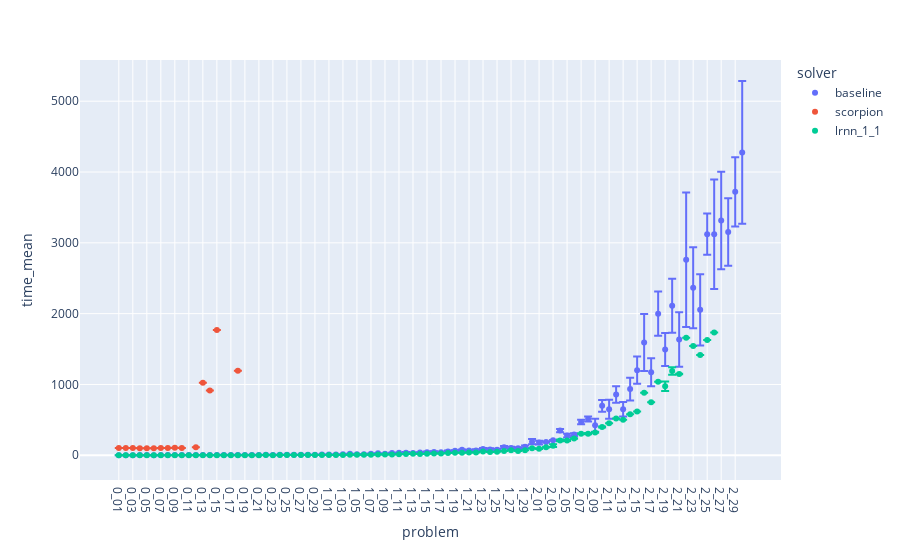
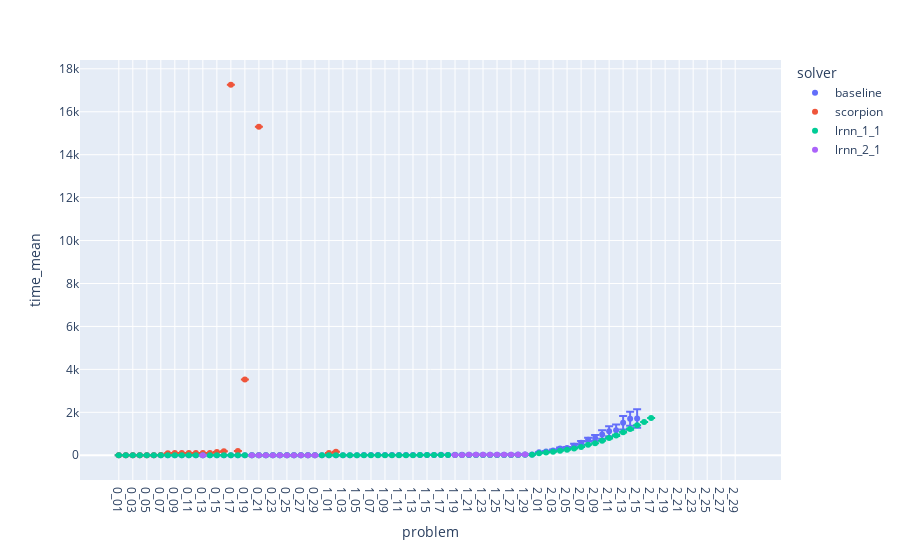
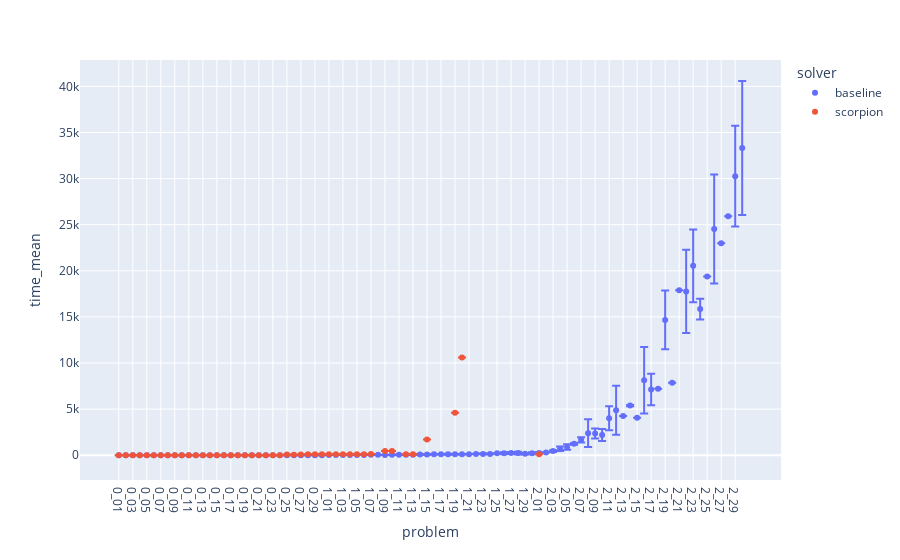
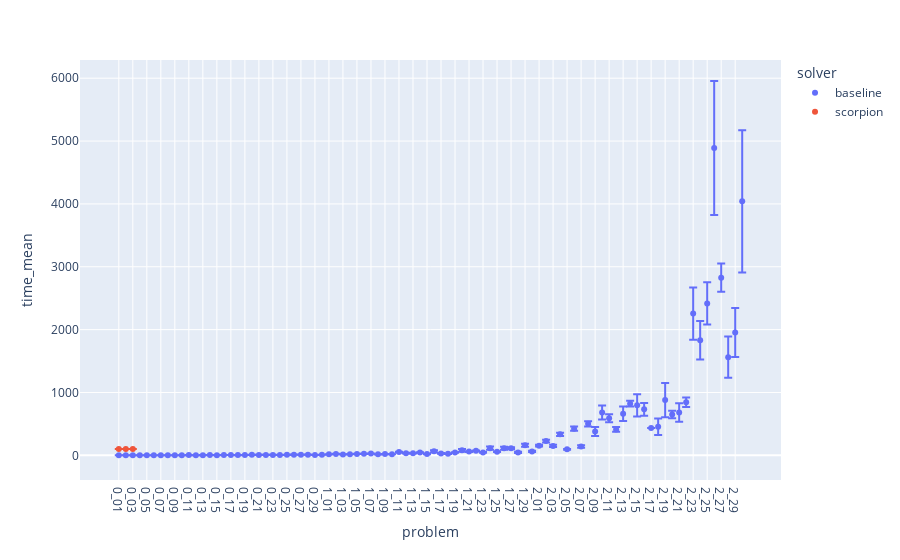

These figures' notebook cell, in order:
### Code cell
plot_domains("time")

### Figure 1 — Plotly figure (JSON) as saved in the notebook; plotly's stock layout.template omitted (floating-point values rounded to 4 significant figures)
{"data": [{"error_y": {"array": [0.04189, 0.1603, 0.1003, 0.2566, 0.2266, 0.08474, 0.3885, 0.2985, 0.2902, 0.07698, 0.5897, 0.2255, 0.4674, 0.3142, 1.214, 1.269, 0.3659, 1.347, 0.5475, 0.6125, 0.6476, 1.757, 0.6086, 0.8537, 0.3893, 0.7931, 0.4942, 0.5571, 0.9141, 0.9802, 0.473, 0.592, 0.4078, 0.6802, 0.4373, 0.9142, 0.8782, 1.007, 1.023, 3.606, 1.587, 9.089, 3.008, 2.742, 8.335, 12.12, 6.977, 13.25, 9.935, 5.836, 10.52, 16.12, 13.47, 18.36, 11.74, 16.17, 14.61, 13.47, 19.58, 37.93, 26.56, 6.774, 5.987, 22.82, 26.07, 18.62, 31.83, 35.32, 91.89, 82.41, 133.1, 117.1, 102.7, 161.5, 192.5, 402.5, 197.5, 312.1, 232.3, 380.5, 384.6, 950.0, 572.4, 502.7, 291.7, 773.2, 687.7, 476.4, 488.8, 1008.0]}, "hovertemplate": "solver=baseline<br>problem=%{x}<br>time_mean=%{y}<extra></extra>", "legendgroup": "baseline", "marker": {"color": "#636efa", "symbol": "circle"}, "mode": "markers", "name": "baseline", "orientation": "v", "showlegend": true, "type": "scatter", "x": ["0_01", "0_02", "0_03", "0_04", "0_05", "0_06", "0_07", "0_08", "0_09", "0_10", "0_11", "0_12", "0_13", "0_14", "0_15", "0_16", "0_17", "0_18", "0_19", "0_20", "0_21", "0_22", "0_23", "0_24", "0_25", "0_26", "0_27", "0_28", "0_29", "0_30", "1_01", "1_02", "1_03", "1_04", "1_05", "1_06", "1_07", "1_08", "1_09", "1_10", "1_11", "1_12", "1_13", "1_14", "1_15", "1_16", "1_17", "1_18", "1_19", "1_20", "1_21", "1_22", "1_23", "1_24", "1_25", "1_26", "1_27", "1_28", "1_29", "1_30", "2_01", "2_02", "2_03", "2_04", "2_05", "2_06", "2_07", "2_08", "2_09", "2_10", "2_11", "2_12", "2_13", "2_14", "2_15", "2_16", "2_17", "2_18", "2_19", "2_20", "2_21", "2_22", "2_23", "2_24", "2_25", "2_26", "2_27", "2_28", "2_29", "2_30"], "xaxis": "x", "y": [1.617, 1.921, 1.803, 2.184, 2.222, 2.06, 2.174, 3.397, 2.755, 3.025, 3.566, 2.84, 3.728, 3.442, 4.226, 4.431, 4.541, 4.64, 4.609, 5.082, 4.455, 6.656, 5.042, 6.883, 8.007, 7.23, 6.194, 7.564, 7.962, 9.843, 11.78, 11.15, 14.37, 22.16, 14.85, 13.33, 22.44, 27.74, 20.54, 32.77, 34.39, 35.76, 33.04, 38.3, 43.96, 44.61, 43.73, 54.16, 62.2, 76.71, 65.72, 68.82, 88.44, 81.39, 78.76, 114.2, 104.3, 99.28, 118.9, 192.4, 178.9, 187.6, 210.8, 348.7, 278.1, 292.3, 470.4, 513.8, 422.6, 698.1, 649.7, 858.8, 648.6, 934.9, 1201.0, 1593.0, 1173.0, 2000.0, 1493.0, 2112.0, 1634.0, 2761.0, 2366.0, 2055.0, 3122.0, 3120.0, 3315.0, 3152.0, 3721.0, 4277.0], "yaxis": "y"}, {"error_y": {"array": [null, null, null, null, null, null, null, null, null, null, null, null, null, null, null, null, null, null, null, null, null, null, null, null, null, null, null, null, null, null, null, null, null, null, null, null, null, null, null, null, null, null, null, null, null, null, null, null, null, null, null, null, null, null, null, null, null, null, null, null, null, null, null, null, null, null, null, null, null, null, null, null, null, null, null, null, null, null, null, null, null, null, null, null, null, null, null, null, null, null]}, "hovertemplate": "solver=scorpion<br>problem=%{x}<br>time_mean=%{y}<extra></extra>", "legendgroup": "scorpion", "marker": {"color": "#EF553B", "symbol": "circle"}, "mode": "markers", "name": "scorpion", "orientation": "v", "showlegend": true, "type": "scatter", "x": ["0_01", "0_02", "0_03", "0_04", "0_05", "0_06", "0_07", "0_08", "0_09", "0_10", "0_11", "0_12", "0_13", "0_14", "0_15", "0_16", "0_17", "0_18", "0_19", "0_20", "0_21", "0_22", "0_23", "0_24", "0_25", "0_26", "0_27", "0_28", "0_29", "0_30", "1_01", "1_02", "1_03", "1_04", "1_05", "1_06", "1_07", "1_08", "1_09", "1_10", "1_11", "1_12", "1_13", "1_14", "1_15", "1_16", "1_17", "1_18", "1_19", "1_20", "1_21", "1_22", "1_23", "1_24", "1_25", "1_26", "1_27", "1_28", "1_29", "1_30", "2_01", "2_02", "2_03", "2_04", "2_05", "2_06", "2_07", "2_08", "2_09", "2_10", "2_11", "2_12", "2_13", "2_14", "2_15", "2_16", "2_17", "2_18", "2_19", "2_20", "2_21", "2_22", "2_23", "2_24", "2_25", "2_26", "2_27", "2_28", "2_29", "2_30"], "xaxis": "x", "y": [102.1, 102.6, 103.8, 100.1, 100.3, 100.9, 102.0, 102.3, 106.4, 102.1, null, 112.8, 1025.0, 915.6, 1769.0, null, null, 1194.0, null, null, null, null, null, null, null, null, null, null, null, null, null, null, null, null, null, null, null, null, null, null, null, null, null, null, null, null, null, null, null, null, null, null, null, null, null, null, null, null, null, null, null, null, null, null, null, null, null, null, null, null, null, null, null, null, null, null, null, null, null, null, null, null, null, null, null, null, null, null, null, null], "yaxis": "y"}, {"error_y": {"array": [0.04618, 0.07401, 0.003283, 0.01523, 0.003542, 0.04004, 0.01528, 0.1135, 0.1457, 0.03134, null, null, null, null, null, null, null, null, null, 0.08722, 0.06285, 0.09552, 0.1526, 0.1011, null, null, null, null, null, null, 0.1871, 0.05255, 0.1453, 0.5223, 0.04536, 0.00174, 0.2692, 1.726, 0.03888, 0.1747, null, null, null, null, null, null, null, null, null, 0.1773, 0.05557, 1.368, 0.8666, 0.06867, null, null, null, null, null, null, 3.854, 3.208, 20.3, 13.07, 7.118, 4.044, 4.364, 8.541, 5.5, 6.976, null, null, null, null, null, null, null, null, 66.31, 53.58, 2.32, null, null, null, null, null]}, "hovertemplate": "solver=lrnn_1_1<br>problem=%{x}<br>time_mean=%{y}<extra></extra>", "legendgroup": "lrnn_1_1", "marker": {"color": "#00cc96", "symbol": "circle"}, "mode": "markers", "name": "lrnn_1_1", "orientation": "v", "showlegend": true, "type": "scatter", "x": ["0_01", "0_02", "0_03", "0_04", "0_05", "0_06", "0_07", "0_08", "0_09", "0_10", "0_11", "0_12", "0_13", "0_14", "0_15", "0_16", "0_17", "0_18", "0_19", "0_20", "0_21", "0_22", "0_23", "0_24", "0_25", "0_26", "0_27", "0_28", "0_29", "0_30", "1_01", "1_02", "1_03", "1_04", "1_05", "1_06", "1_07", "1_08", "1_09", "1_10", "1_11", "1_12", "1_13", "1_14", "1_15", "1_16", "1_17", "1_18", "1_19", "1_20", "1_21", "1_22", "1_23", "1_24", "1_25", "1_26", "1_27", "1_28", "1_29", "1_30", "2_01", "2_02", "2_03", "2_04", "2_05", "2_06", "2_07", "2_08", "2_09", "2_10", "2_11", "2_12", "2_13", "2_14", "2_15", "2_16", "2_17", "2_18", "2_19", "2_20", "2_21", "2_22", "2_23", "2_24", "2_25", "2_26"], "xaxis": "x", "y": [0.3928, 0.3296, 0.547, 0.5327, 0.6206, 0.6049, 0.7546, 0.7757, 0.8836, 0.8757, 1.19, 0.9285, 1.223, 1.433, 1.3, 1.466, 1.574, 1.655, 1.659, 1.59, 1.652, 2.243, 1.86, 2.558, 2.695, 2.392, 2.138, 2.781, 2.384, 3.047, 4.073, 4.476, 4.751, 7.294, 6.774, 6.948, 8.888, 12.68, 11.0, 12.15, 15.27, 18.67, 20.75, 18.45, 21.28, 24.72, 24.83, 31.45, 36.32, 35.71, 38.25, 40.53, 53.51, 46.07, 49.84, 61.92, 70.14, 60.08, 69.71, 98.2, 92.3, 113.2, 135.5, 210.3, 208.3, 238.0, 303.3, 304.8, 322.1, 399.0, 453.0, 519.0, 501.9, 580.6, 618.8, 882.9, 748.6, 1037.0, 974.9, 1191.0, 1148.0, 1660.0, 1543.0, 1417.0, 1626.0, 1734.0], "yaxis": "y"}], "layout": {"legend": {"title": {"text": "solver"}, "tracegroupgap": 0}, "margin": {"t": 60}, "xaxis": {"anchor": "y", "domain": [0, 1], "title": {"text": "problem"}}, "yaxis": {"anchor": "x", "domain": [0, 1], "title": {"text": "time_mean"}}}}

### Figure 2 — Plotly figure (JSON) as saved in the notebook; plotly's stock layout.template omitted (floating-point values rounded to 4 significant figures)
{"data": [{"error_y": {"array": [0.2148, 0.1274, 0.1457, 0.1875, 0.1152, 0.1134, 0.09375, 0.3343, 0.1729, 0.1913, 0.3102, 0.5189, 0.3613, 0.2545, 0.2526, 0.7859, 0.6413, 0.312, 0.3856, 0.3754, 0.9424, 0.07178, 0.1218, 0.519, 0.2314, 0.3545, 0.2644, 1.0, 0.3535, 0.6208, 0.4175, 0.3122, 0.7834, 0.5071, 0.5396, 0.5971, 0.9104, 1.332, 1.001, 1.402, 1.889, 2.401, 2.256, 2.362, 2.494, 4.536, 3.557, 4.555, 3.999, 2.112, 3.83, 2.027, 3.845, 2.852, 3.322, 3.531, 3.067, 5.494, 2.246, 4.789, 13.08, 23.08, 38.47, 47.68, 44.2, 96.14, 90.08, 85.47, 135.3, 202.4, 230.9, 263.3, 315.0, 329.1, 427.3, null, null, null, null, null, null, null, null, null, null, null, null, null, null, null]}, "hovertemplate": "solver=baseline<br>problem=%{x}<br>time_mean=%{y}<extra></extra>", "legendgroup": "baseline", "marker": {"color": "#636efa", "symbol": "circle"}, "mode": "markers", "name": "baseline", "orientation": "v", "showlegend": true, "type": "scatter", "x": ["0_01", "0_02", "0_03", "0_04", "0_05", "0_06", "0_07", "0_08", "0_09", "0_10", "0_11", "0_12", "0_13", "0_14", "0_15", "0_16", "0_17", "0_18", "0_19", "0_20", "0_21", "0_22", "0_23", "0_24", "0_25", "0_26", "0_27", "0_28", "0_29", "0_30", "1_01", "1_02", "1_03", "1_04", "1_05", "1_06", "1_07", "1_08", "1_09", "1_10", "1_11", "1_12", "1_13", "1_14", "1_15", "1_16", "1_17", "1_18", "1_19", "1_20", "1_21", "1_22", "1_23", "1_24", "1_25", "1_26", "1_27", "1_28", "1_29", "1_30", "2_01", "2_02", "2_03", "2_04", "2_05", "2_06", "2_07", "2_08", "2_09", "2_10", "2_11", "2_12", "2_13", "2_14", "2_15", "2_16", "2_17", "2_18", "2_19", "2_20", "2_21", "2_22", "2_23", "2_24", "2_25", "2_26", "2_27", "2_28", "2_29", "2_30"], "xaxis": "x", "y": [1.301, 1.216, 1.391, 1.622, 1.555, 1.805, 1.648, 2.116, 2.009, 2.116, 2.307, 2.442, 2.383, 2.325, 2.707, 3.16, 3.026, 2.571, 2.87, 3.001, 3.46, 2.719, 3.57, 3.851, 3.501, 3.987, 3.808, 5.099, 4.477, 4.763, 2.956, 3.446, 4.356, 5.371, 5.439, 6.74, 7.823, 8.974, 9.628, 11.75, 12.15, 13.09, 14.07, 15.02, 16.26, 16.79, 18.35, 17.36, 19.25, 19.58, 22.85, 19.52, 24.99, 25.86, 23.31, 27.06, 27.01, 29.77, 32.43, 31.4, 137.9, 177.1, 226.9, 311.8, 342.5, 441.4, 578.6, 725.2, 809.1, 967.5, 1115.0, 1165.0, 1514.0, 1701.0, 1714.0, null, null, null, null, null, null, null, null, null, null, null, null, null, null, null], "yaxis": "y"}, {"error_y": {"array": [null, null, null, null, null, null, null, null, null, null, null, null, null, null, null, null, null, null, null, null, null, null, null, null, null, null, null, null, null, null, null, null, null, null, null, null, null, null, null, null, null, null, null, null, null, null, null, null, null, null, null, null, null, null, null, null, null, null, null, null, null, null, null, null, null, null, null, null, null, null, null, null, null, null, null, null, null, null, null, null, null, null, null, null, null, null, null, null, null, null]}, "hovertemplate": "solver=scorpion<br>problem=%{x}<br>time_mean=%{y}<extra></extra>", "legendgroup": "scorpion", "marker": {"color": "#EF553B", "symbol": "circle"}, "mode": "markers", "name": "scorpion", "orientation": "v", "showlegend": true, "type": "scatter", "x": ["0_01", "0_02", "0_03", "0_04", "0_05", "0_06", "0_07", "0_08", "0_09", "0_10", "0_11", "0_12", "0_13", "0_14", "0_15", "0_16", "0_17", "0_18", "0_19", "0_20", "0_21", "0_22", "0_23", "0_24", "0_25", "0_26", "0_27", "0_28", "0_29", "0_30", "1_01", "1_02", "1_03", "1_04", "1_05", "1_06", "1_07", "1_08", "1_09", "1_10", "1_11", "1_12", "1_13", "1_14", "1_15", "1_16", "1_17", "1_18", "1_19", "1_20", "1_21", "1_22", "1_23", "1_24", "1_25", "1_26", "1_27", "1_28", "1_29", "1_30", "2_01", "2_02", "2_03", "2_04", "2_05", "2_06", "2_07", "2_08", "2_09", "2_10", "2_11", "2_12", "2_13", "2_14", "2_15", "2_16", "2_17", "2_18", "2_19", "2_20", "2_21", "2_22", "2_23", "2_24", "2_25", "2_26", "2_27", "2_28", "2_29", "2_30"], "xaxis": "x", "y": [0.01751, 0.01301, 0.02592, 0.03153, 0.279, 3.241, 6.976, 94.92, 100.2, 100.4, 101.9, 101.3, 101.2, 101.3, 149.8, 186.1, 17260.0, 195.6, 3525.0, null, 15300.0, null, null, null, null, null, null, null, null, null, 101.1, 159.1, null, null, null, null, null, null, null, null, null, null, null, null, null, null, null, null, null, null, null, null, null, null, null, null, null, null, null, null, null, null, null, null, null, null, null, null, null, null, null, null, null, null, null, null, null, null, null, null, null, null, null, null, null, null, null, null, null, null], "yaxis": "y"}, {"error_y": {"array": [null, null, 0.1497, 0.05422, 0.02556, 0.01048, 0.05489, 0.01477, null, 0.04161, 0.01519, 0.00484, 0.02672, 0.01278, 0.02521, 0.1146, 0.03343, 0.01106, 0.03056, 0.2211, 0.08148, 0.02953, 0.03437, 0.1575, 0.05376, 0.01689, 0.004025, 0.01477, 0.08272, 0.05424, null, null, 0.5046, 0.1626, 0.0462, 0.1604, 0.2627, 0.1154, 0.4254, 0.03449, 0.02659, 0.1078, 0.03247, 0.08153, 0.1494, 0.2126, 0.4157, 0.06687, 0.01333, 0.07868, 0.5935, 0.2717, 0.2213, 0.273, 0.05221, 0.09441, 0.6297, 0.3123, 0.5444, 0.6216, null, null, 3.32, 0.01226, 1.691, 1.274, 1.843, null, 3.334, 4.374, 17.5, 27.82, 11.14, 33.08, null, null, null]}, "hovertemplate": "solver=lrnn_1_1<br>problem=%{x}<br>time_mean=%{y}<extra></extra>", "legendgroup": "lrnn_1_1", "marker": {"color": "#00cc96", "symbol": "circle"}, "mode": "markers", "name": "lrnn_1_1", "orientation": "v", "showlegend": true, "type": "scatter", "x": ["0_01", "0_02", "0_03", "0_04", "0_05", "0_06", "0_07", "0_08", "0_09", "0_10", "0_11", "0_12", "0_13", "0_14", "0_15", "0_16", "0_17", "0_18", "0_19", "0_20", "0_21", "0_22", "0_23", "0_24", "0_25", "0_26", "0_27", "0_28", "0_29", "0_30", "1_01", "1_02", "1_03", "1_04", "1_05", "1_06", "1_07", "1_08", "1_09", "1_10", "1_11", "1_12", "1_13", "1_14", "1_15", "1_16", "1_17", "1_18", "1_19", "1_20", "1_21", "1_22", "1_23", "1_24", "1_25", "1_26", "1_27", "1_28", "1_29", "1_30", "2_01", "2_02", "2_03", "2_04", "2_05", "2_06", "2_07", "2_08", "2_09", "2_10", "2_11", "2_12", "2_13", "2_14", "2_15", "2_16", "2_17"], "xaxis": "x", "y": [0.3042, 0.2156, 0.3594, 0.3102, 0.3787, 0.5065, 0.47, 0.5567, 0.5002, 0.6503, 0.7729, 0.6124, 0.6667, 0.8189, 0.7621, 0.9778, 1.06, 0.9598, 1.05, 1.16, 1.14, 1.192, 1.238, 1.343, 1.466, 1.597, 1.343, 1.576, 1.617, 1.742, 0.8618, 1.042, 1.873, 1.635, 1.997, 2.424, 2.926, 3.448, 3.753, 3.925, 4.492, 4.946, 5.09, 5.848, 6.281, 7.466, 7.771, 8.231, 9.27, 9.263, 10.66, 10.91, 11.89, 13.13, 13.96, 14.66, 16.15, 16.44, 17.66, 19.04, 89.49, 128.9, 162.5, 206.9, 256.9, 318.8, 388.3, 492.6, 558.6, 674.5, 800.7, 924.6, 1073.0, 1218.0, 1395.0, 1554.0, 1739.0], "yaxis": "y"}, {"error_y": {"array": [null, null, null, null, null, null, null, null, null, null, null, null, null, null, null, null, null, null, null, null, null, null]}, "hovertemplate": "solver=lrnn_2_1<br>problem=%{x}<br>time_mean=%{y}<extra></extra>", "legendgroup": "lrnn_2_1", "marker": {"color": "#ab63fa", "symbol": "circle"}, "mode": "markers", "name": "lrnn_2_1", "orientation": "v", "showlegend": true, "type": "scatter", "x": ["0_13", "0_20", "0_21", "0_22", "0_23", "0_24", "0_25", "0_26", "0_27", "0_28", "0_29", "1_19", "1_20", "1_21", "1_22", "1_23", "1_24", "1_25", "1_26", "1_27", "1_28", "1_29"], "xaxis": "x", "y": [0.9418, 1.4, 1.623, 1.41, 1.425, 1.681, 1.847, 1.864, 1.81, 2.091, 2.2, 16.19, 16.34, 17.78, 18.33, 21.46, 22.93, 25.02, 26.36, 27.91, 28.72, 32.45], "yaxis": "y"}], "layout": {"legend": {"title": {"text": "solver"}, "tracegroupgap": 0}, "margin": {"t": 60}, "xaxis": {"anchor": "y", "domain": [0, 1], "title": {"text": "problem"}}, "yaxis": {"anchor": "x", "domain": [0, 1], "title": {"text": "time_mean"}}}}

### Figure 3 — Plotly figure (JSON) as saved in the notebook; plotly's stock layout.template omitted (floating-point values rounded to 4 significant figures)
{"data": [{"error_y": {"array": [0.09693, 0.1456, 0.1935, 0.018, 0.3458, 0.06686, 0.05595, 0.5341, 0.5482, 0.4019, 0.4487, 0.1933, 0.1548, 0.1852, 0.6816, 0.1087, 0.1051, 0.5363, 0.09345, 0.4746, 0.4263, 0.8499, 1.043, 0.198, 0.5498, 1.268, 0.8207, 3.117, 1.31, 0.7915, 8.817, 3.67, 3.497, 9.058, 2.047, 9.476, 11.91, 5.305, 5.401, 8.352, 30.05, 14.82, 6.969, 27.09, 28.52, 20.32, 15.99, 55.46, 28.39, 32.09, 20.95, 16.45, 39.66, 31.63, 10.5, 104.5, 112.7, 144.3, 73.35, 108.4, 80.49, 3.32, 96.75, 249.2, 305.2, 104.6, 293.5, 1509.0, 546.8, 654.3, 1295.0, 2668.0, null, 69.19, null, 3606.0, 1712.0, null, 3192.0, null, null, 4515.0, 3941.0, 1126.0, null, 5912.0, null, null, 5460.0, 7271.0]}, "hovertemplate": "solver=baseline<br>problem=%{x}<br>time_mean=%{y}<extra></extra>", "legendgroup": "baseline", "marker": {"color": "#636efa", "symbol": "circle"}, "mode": "markers", "name": "baseline", "orientation": "v", "showlegend": true, "type": "scatter", "x": ["0_01", "0_02", "0_03", "0_04", "0_05", "0_06", "0_07", "0_08", "0_09", "0_10", "0_11", "0_12", "0_13", "0_14", "0_15", "0_16", "0_17", "0_18", "0_19", "0_20", "0_21", "0_22", "0_23", "0_24", "0_25", "0_26", "0_27", "0_28", "0_29", "0_30", "1_01", "1_02", "1_03", "1_04", "1_05", "1_06", "1_07", "1_08", "1_09", "1_10", "1_11", "1_12", "1_13", "1_14", "1_15", "1_16", "1_17", "1_18", "1_19", "1_20", "1_21", "1_22", "1_23", "1_24", "1_25", "1_26", "1_27", "1_28", "1_29", "1_30", "2_01", "2_02", "2_03", "2_04", "2_05", "2_06", "2_07", "2_08", "2_09", "2_10", "2_11", "2_12", "2_13", "2_14", "2_15", "2_16", "2_17", "2_18", "2_19", "2_20", "2_21", "2_22", "2_23", "2_24", "2_25", "2_26", "2_27", "2_28", "2_29", "2_30"], "xaxis": "x", "y": [1.117, 1.104, 1.072, 1.604, 1.402, 1.629, 1.403, 2.247, 1.939, 2.3, 2.02, 2.555, 3.129, 2.746, 3.422, 3.559, 3.878, 3.652, 3.84, 4.276, 4.539, 5.291, 5.359, 6.253, 5.578, 6.232, 6.897, 8.378, 6.955, 9.72, 22.88, 18.84, 21.36, 29.65, 26.69, 36.13, 42.12, 45.29, 32.38, 44.65, 55.93, 49.03, 48.52, 90.29, 85.51, 102.0, 101.2, 118.9, 117.4, 112.8, 117.6, 146.6, 146.6, 149.0, 212.5, 214.9, 235.6, 230.7, 167.2, 204.5, 251.3, 299.2, 447.8, 697.0, 899.2, 1237.0, 1670.0, 2394.0, 2357.0, 2187.0, 4015.0, 4882.0, 4247.0, 5389.0, 4056.0, 8143.0, 7139.0, 7207.0, 14680.0, 7875.0, 17890.0, 17760.0, 20540.0, 15860.0, 19390.0, 24530.0, 23000.0, 25930.0, 30260.0, 33320.0], "yaxis": "y"}, {"error_y": {"array": [null, null, null, null, null, null, null, null, null, null, null, null, null, null, null, null, null, null, null, null, null, null, null, null, null, null, null, null, null, null, null, null, null, null, null, null, null, null, null, null, null, null, null, null, null, null, null, null, null, null, null, null, null, null, null, null, null, null, null, null, null, null, null, null, null, null, null, null, null, null, null, null, null, null, null, null, null, null, null, null, null, null, null, null, null, null, null, null, null, null]}, "hovertemplate": "solver=scorpion<br>problem=%{x}<br>time_mean=%{y}<extra></extra>", "legendgroup": "scorpion", "marker": {"color": "#EF553B", "symbol": "circle"}, "mode": "markers", "name": "scorpion", "orientation": "v", "showlegend": true, "type": "scatter", "x": ["0_01", "0_02", "0_03", "0_04", "0_05", "0_06", "0_07", "0_08", "0_09", "0_10", "0_11", "0_12", "0_13", "0_14", "0_15", "0_16", "0_17", "0_18", "0_19", "0_20", "0_21", "0_22", "0_23", "0_24", "0_25", "0_26", "0_27", "0_28", "0_29", "0_30", "1_01", "1_02", "1_03", "1_04", "1_05", "1_06", "1_07", "1_08", "1_09", "1_10", "1_11", "1_12", "1_13", "1_14", "1_15", "1_16", "1_17", "1_18", "1_19", "1_20", "1_21", "1_22", "1_23", "1_24", "1_25", "1_26", "1_27", "1_28", "1_29", "1_30", "2_01", "2_02", "2_03", "2_04", "2_05", "2_06", "2_07", "2_08", "2_09", "2_10", "2_11", "2_12", "2_13", "2_14", "2_15", "2_16", "2_17", "2_18", "2_19", "2_20", "2_21", "2_22", "2_23", "2_24", "2_25", "2_26", "2_27", "2_28", "2_29", "2_30"], "xaxis": "x", "y": [0.01021, 0.01153, 0.01157, 0.01077, 0.01424, 0.01479, 0.01274, 0.01353, 0.01935, 0.02847, 0.02966, 0.03171, 0.06012, 0.06313, 0.06232, 0.222, 0.2441, 0.1803, 1.292, 1.287, 1.386, 7.7, 10.15, 7.485, 73.51, 66.53, 71.96, 100.2, 100.2, 100.4, 100.4, 100.7, 100.6, 100.9, 100.9, 101.1, 135.7, null, 469.7, 466.5, null, 104.7, 115.6, null, 1699.0, null, null, null, 4620.0, 10610.0, null, null, null, null, null, null, null, null, null, null, 108.7, null, null, null, null, null, null, null, null, null, null, null, null, null, null, null, null, null, null, null, null, null, null, null, null, null, null, null, null, null], "yaxis": "y"}], "layout": {"legend": {"title": {"text": "solver"}, "tracegroupgap": 0}, "margin": {"t": 60}, "xaxis": {"anchor": "y", "domain": [0, 1], "title": {"text": "problem"}}, "yaxis": {"anchor": "x", "domain": [0, 1], "title": {"text": "time_mean"}}}}

### Figure 4 — Plotly figure (JSON) as saved in the notebook; plotly's stock layout.template omitted (floating-point values rounded to 4 significant figures)
{"data": [{"error_y": {"array": [0.07921, 0.2507, 0.08819, 0.1221, 0.08546, 0.2582, 0.1474, 0.5055, 0.1523, 0.4302, 0.2809, 0.4964, 0.9283, 0.1975, 0.3331, 0.3921, 0.667, 0.8572, 1.223, 1.391, 0.3482, 1.195, 1.124, 0.4934, 1.416, 1.757, 0.9793, 1.365, 0.6373, 0.7583, 1.856, 1.485, 0.573, 0.6231, 1.076, 1.209, 1.684, 1.248, 2.0, 0.7073, 4.281, 5.88, 2.481, 4.469, 3.439, 16.62, 4.733, 5.321, 3.571, 20.97, 5.293, 5.642, 7.354, 27.04, 2.224, 22.88, 15.86, 10.69, 24.49, 9.575, 13.79, 22.64, 17.7, 25.31, 5.06, 33.42, 21.61, 43.31, 72.04, 111.2, 64.58, 37.21, 114.1, 45.37, 177.2, 100.8, null, 129.5, 273.5, 59.56, 146.4, 76.09, 417.0, 306.6, 335.0, 1065.0, 225.0, 327.9, 390.3, 1132.0]}, "hovertemplate": "solver=baseline<br>problem=%{x}<br>time_mean=%{y}<extra></extra>", "legendgroup": "baseline", "marker": {"color": "#636efa", "symbol": "circle"}, "mode": "markers", "name": "baseline", "orientation": "v", "showlegend": true, "type": "scatter", "x": ["0_01", "0_02", "0_03", "0_04", "0_05", "0_06", "0_07", "0_08", "0_09", "0_10", "0_11", "0_12", "0_13", "0_14", "0_15", "0_16", "0_17", "0_18", "0_19", "0_20", "0_21", "0_22", "0_23", "0_24", "0_25", "0_26", "0_27", "0_28", "0_29", "0_30", "1_01", "1_02", "1_03", "1_04", "1_05", "1_06", "1_07", "1_08", "1_09", "1_10", "1_11", "1_12", "1_13", "1_14", "1_15", "1_16", "1_17", "1_18", "1_19", "1_20", "1_21", "1_22", "1_23", "1_24", "1_25", "1_26", "1_27", "1_28", "1_29", "1_30", "2_01", "2_02", "2_03", "2_04", "2_05", "2_06", "2_07", "2_08", "2_09", "2_10", "2_11", "2_12", "2_13", "2_14", "2_15", "2_16", "2_17", "2_18", "2_19", "2_20", "2_21", "2_22", "2_23", "2_24", "2_25", "2_26", "2_27", "2_28", "2_29", "2_30"], "xaxis": "x", "y": [1.648, 2.836, 2.098, 1.629, 2.446, 2.637, 2.79, 2.777, 2.669, 3.098, 3.678, 2.807, 3.188, 4.633, 3.387, 4.632, 4.997, 3.739, 6.175, 8.819, 7.381, 7.508, 6.499, 5.213, 7.945, 10.59, 9.369, 10.83, 5.623, 8.362, 15.64, 23.08, 15.35, 17.58, 22.61, 24.27, 27.96, 16.74, 19.95, 16.9, 51.45, 34.96, 32.25, 43.94, 21.31, 63.32, 31.35, 26.08, 46.5, 79.76, 60.42, 71.57, 46.79, 114.6, 57.08, 113.8, 114.8, 47.05, 159.7, 63.05, 153.5, 227.5, 149.8, 334.7, 95.91, 425.1, 140.9, 500.9, 380.1, 681.2, 589.7, 412.4, 661.9, 822.8, 795.9, 732.5, 436.8, 454.9, 879.4, 651.3, 682.1, 846.0, 2255.0, 1830.0, 2417.0, 4890.0, 2827.0, 1562.0, 1956.0, 4042.0], "yaxis": "y"}, {"error_y": {"array": [null, null, null, null, null, null, null, null]}, "hovertemplate": "solver=scorpion<br>problem=%{x}<br>time_mean=%{y}<extra></extra>", "legendgroup": "scorpion", "marker": {"color": "#EF553B", "symbol": "circle"}, "mode": "markers", "name": "scorpion", "orientation": "v", "showlegend": true, "type": "scatter", "x": ["0_01", "0_02", "0_03", "1_01", "1_02", "1_03", "2_01", "2_02"], "xaxis": "x", "y": [100.1, 100.0, 100.0, null, null, null, null, null], "yaxis": "y"}], "layout": {"legend": {"title": {"text": "solver"}, "tracegroupgap": 0}, "margin": {"t": 60}, "xaxis": {"anchor": "y", "domain": [0, 1], "title": {"text": "problem"}}, "yaxis": {"anchor": "x", "domain": [0, 1], "title": {"text": "time_mean"}}}}
